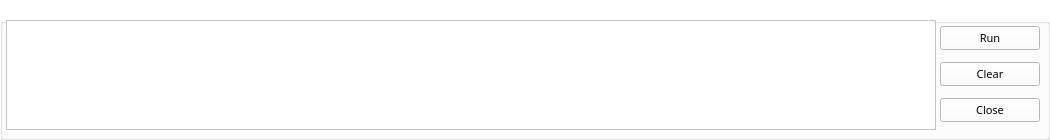
  <widget class="QGroupBox" name="groupBox_2">
   <property name="geometry">
    <rect>
     <x>10</x>
     <y>506</y>
     <width>1050</width>
     <height>140</height>
    </rect>
   </property>
   <property name="palette">
    <palette>
     <active>
      <colorrole role="WindowText">
       <brush brushstyle="SolidPattern">
        <color alpha="255">
         <red>255</red>
         <green>255</green>
         <blue>255</blue>
        </color>
       </brush>
      </colorrole>
      <colorrole role="Button">
       <brush brushstyle="SolidPattern">
        <color alpha="255">
         <red>255</red>
         <green>255</green>
         <blue>255</blue>
        </color>
       </brush>
      </colorrole>
      <colorrole role="Light">
       <brush brushstyle="SolidPattern">
        <color alpha="255">
         <red>255</red>
         <green>255</green>
         <blue>255</blue>
        </color>
       </brush>
      </colorrole>
      <colorrole role="Midlight">
       <brush brushstyle="SolidPattern">
        <color alpha="255">
         <red>255</red>
         <green>255</green>
         <blue>255</blue>
        </color>
       </brush>
      </colorrole>
      <colorrole role="Dark">
       <brush brushstyle="SolidPattern">
        <color alpha="255">
         <red>127</red>
         <green>127</green>
         <blue>127</blue>
        </color>
       </brush>
      </colorrole>
      <colorrole role="Mid">
       <brush brushstyle="SolidPattern">
        <color alpha="255">
         <red>170</red>
         <green>170</green>
         <blue>170</blue>
        </color>
       </brush>
      </colorrole>
      <colorrole role="Text">
       <brush brushstyle="SolidPattern">
        <color alpha="255">
         <red>0</red>
         <green>0</green>
         <blue>0</blue>
        </color>
       </brush>
      </colorrole>
      <colorrole role="BrightText">
       <brush brushstyle="SolidPattern">
        <color alpha="255">
         <red>255</red>
         <green>255</green>
         <blue>255</blue>
        </color>
       </brush>
      </colorrole>
      <colorrole role="ButtonText">
       <brush brushstyle="SolidPattern">
        <color alpha="255">
         <red>0</red>
         <green>0</green>
         <blue>0</blue>
        </color>
       </brush>
      </colorrole>
      <colorrole role="Base">
       <brush brushstyle="SolidPattern">
        <color alpha="255">
         <red>255</red>
         <green>255</green>
         <blue>255</blue>
        </color>
       </brush>
      </colorrole>
      <colorrole role="Window">
       <brush brushstyle="SolidPattern">
        <color alpha="255">
         <red>255</red>
         <green>255</green>
         <blue>255</blue>
        </color>
       </brush>
      </colorrole>
      <colorrole role="Shadow">
       <brush brushstyle="SolidPattern">
        <color alpha="255">
         <red>0</red>
         <green>0</green>
         <blue>0</blue>
        </color>
       </brush>
      </colorrole>
      <colorrole role="AlternateBase">
       <brush brushstyle="SolidPattern">
        <color alpha="255">
         <red>255</red>
         <green>255</green>
         <blue>255</blue>
        </color>
       </brush>
      </colorrole>
      <colorrole role="ToolTipBase">
       <brush brushstyle="SolidPattern">
        <color alpha="255">
         <red>255</red>
         <green>255</green>
         <blue>220</blue>
        </color>
       </brush>
      </colorrole>
      <colorrole role="ToolTipText">
       <brush brushstyle="SolidPattern">
        <color alpha="255">
         <red>0</red>
         <green>0</green>
         <blue>0</blue>
        </color>
       </brush>
      </colorrole>
      <colorrole role="PlaceholderText">
       <brush brushstyle="SolidPattern">
        <color alpha="128">
         <red>0</red>
         <green>0</green>
         <blue>0</blue>
        </color>
       </brush>
      </colorrole>
     </active>
     <inactive>
      <colorrole role="WindowText">
       <brush brushstyle="SolidPattern">
        <color alpha="255">
         <red>255</red>
         <green>255</green>
         <blue>255</blue>
        </color>
       </brush>
      </colorrole>
      <colorrole role="Button">
       <brush brushstyle="SolidPattern">
        <color alpha="255">
         <red>255</red>
         <green>255</green>
         <blue>255</blue>
        </color>
       </brush>
      </colorrole>
      <colorrole role="Light">
       <brush brushstyle="SolidPattern">
        <color alpha="255">
         <red>255</red>
         <green>255</green>
         <blue>255</blue>
        </color>
       </brush>
      </colorrole>
      <colorrole role="Midlight">
       <brush brushstyle="SolidPattern">
        <color alpha="255">
         <red>255</red>
         <green>255</green>
         <blue>255</blue>
        </color>
       </brush>
      </colorrole>
      <colorrole role="Dark">
       <brush brushstyle="SolidPattern">
        <color alpha="255">
         <red>127</red>
         <green>127</green>
         <blue>127</blue>
        </color>
       </brush>
      </colorrole>
      <colorrole role="Mid">
       <brush brushstyle="SolidPattern">
        <color alpha="255">
         <red>170</red>
         <green>170</green>
         <blue>170</blue>
        </color>
       </brush>
      </colorrole>
      <colorrole role="Text">
       <brush brushstyle="SolidPattern">
        <color alpha="255">
         <red>0</red>
         <green>0</green>
         <blue>0</blue>
        </color>
       </brush>
      </colorrole>
      <colorrole role="BrightText">
       <brush brushstyle="SolidPattern">
        <color alpha="255">
         <red>255</red>
         <green>255</green>
         <blue>255</blue>
        </color>
       </brush>
      </colorrole>
      <colorrole role="ButtonText">
       <brush brushstyle="SolidPattern">
        <color alpha="255">
         <red>0</red>
         <green>0</green>
         <blue>0</blue>
        </color>
       </brush>
      </colorrole>
      <colorrole role="Base">
       <brush brushstyle="SolidPattern">
        <color alpha="255">
         <red>255</red>
         <green>255</green>
         <blue>255</blue>
        </color>
       </brush>
      </colorrole>
      <colorrole role="Window">
       <brush brushstyle="SolidPattern">
        <color alpha="255">
         <red>255</red>
         <green>255</green>
         <blue>255</blue>
        </color>
       </brush>
      </colorrole>
      <colorrole role="Shadow">
       <brush brushstyle="SolidPattern">
        <color alpha="255">
         <red>0</red>
         <green>0</green>
         <blue>0</blue>
        </color>
       </brush>
      </colorrole>
      <colorrole role="AlternateBase">
       <brush brushstyle="SolidPattern">
        <color alpha="255">
         <red>255</red>
         <green>255</green>
         <blue>255</blue>
        </color>
       </brush>
      </colorrole>
      <colorrole role="ToolTipBase">
       <brush brushstyle="SolidPattern">
        <color alpha="255">
         <red>255</red>
         <green>255</green>
         <blue>220</blue>
        </color>
       </brush>
      </colorrole>
      <colorrole role="ToolTipText">
       <brush brushstyle="SolidPattern">
        <color alpha="255">
         <red>0</red>
         <green>0</green>
         <blue>0</blue>
        </color>
       </brush>
      </colorrole>
      <colorrole role="PlaceholderText">
       <brush brushstyle="SolidPattern">
        <color alpha="128">
         <red>0</red>
         <green>0</green>
         <blue>0</blue>
        </color>
       </brush>
      </colorrole>
     </inactive>
     <disabled>
      <colorrole role="WindowText">
       <brush brushstyle="SolidPattern">
        <color alpha="255">
         <red>127</red>
         <green>127</green>
         <blue>127</blue>
        </color>
       </brush>
      </colorrole>
      <colorrole role="Button">
       <brush brushstyle="SolidPattern">
        <color alpha="255">
         <red>255</red>
         <green>255</green>
         <blue>255</blue>
        </color>
       </brush>
      </colorrole>
      <colorrole role="Light">
       <brush brushstyle="SolidPattern">
        <color alpha="255">
         <red>255</red>
         <green>255</green>
         <blue>255</blue>
        </color>
       </brush>
      </colorrole>
      <colorrole role="Midlight">
       <brush brushstyle="SolidPattern">
        <color alpha="255">
         <red>255</red>
         <green>255</green>
         <blue>255</blue>
        </color>
       </brush>
      </colorrole>
      <colorrole role="Dark">
       <brush brushstyle="SolidPattern">
        <color alpha="255">
         <red>127</red>
         <green>127</green>
         <blue>127</blue>
        </color>
       </brush>
      </colorrole>
      <colorrole role="Mid">
       <brush brushstyle="SolidPattern">
        <color alpha="255">
         <red>170</red>
         <green>170</green>
         <blue>170</blue>
        </color>
       </brush>
      </colorrole>
      <colorrole role="Text">
       <brush brushstyle="SolidPattern">
        <color alpha="255">
         <red>127</red>
         <green>127</green>
         <blue>127</blue>
        </color>
       </brush>
      </colorrole>
      <colorrole role="BrightText">
       <brush brushstyle="SolidPattern">
        <color alpha="255">
         <red>255</red>
         <green>255</green>
         <blue>255</blue>
        </color>
       </brush>
      </colorrole>
      <colorrole role="ButtonText">
       <brush brushstyle="SolidPattern">
        <color alpha="255">
         <red>127</red>
         <green>127</green>
         <blue>127</blue>
        </color>
       </brush>
      </colorrole>
      <colorrole role="Base">
       <brush brushstyle="SolidPattern">
        <color alpha="255">
         <red>255</red>
         <green>255</green>
         <blue>255</blue>
        </color>
       </brush>
      </colorrole>
      <colorrole role="Window">
       <brush brushstyle="SolidPattern">
        <color alpha="255">
         <red>255</red>
         <green>255</green>
         <blue>255</blue>
        </color>
       </brush>
      </colorrole>
      <colorrole role="Shadow">
       <brush brushstyle="SolidPattern">
        <color alpha="255">
         <red>0</red>
         <green>0</green>
         <blue>0</blue>
        </color>
       </brush>
      </colorrole>
      <colorrole role="AlternateBase">
       <brush brushstyle="SolidPattern">
        <color alpha="255">
         <red>255</red>
         <green>255</green>
         <blue>255</blue>
        </color>
       </brush>
      </colorrole>
      <colorrole role="ToolTipBase">
       <brush brushstyle="SolidPattern">
        <color alpha="255">
         <red>255</red>
         <green>255</green>
         <blue>220</blue>
        </color>
       </brush>
      </colorrole>
      <colorrole role="ToolTipText">
       <brush brushstyle="SolidPattern">
        <color alpha="255">
         <red>0</red>
         <green>0</green>
         <blue>0</blue>
        </color>
       </brush>
      </colorrole>
      <colorrole role="PlaceholderText">
       <brush brushstyle="SolidPattern">
        <color alpha="128">
         <red>0</red>
         <green>0</green>
         <blue>0</blue>
        </color>
       </brush>
      </colorrole>
     </disabled>
    </palette>
   </property>
   <property name="font">
    <font>
     <family>Arial Nova Cond</family>
     <pointsize>10</pointsize>
     <italic>false</italic>
     <underline>false</underline>
    </font>
   </property>
   <property name="title">
    <string>Logs</string>
   </property>
   <widget class="QPlainTextEdit" name="plainTextEdit_2">
    <property name="geometry">
     <rect>
      <x>6</x>
      <y>20</y>
      <width>930</width>
      <height>110</height>
     </rect>
    </property>
    <property name="palette">
     <palette>
      <active>
       <colorrole role="WindowText">
        <brush brushstyle="SolidPattern">
         <color alpha="255">
          <red>0</red>
          <green>0</green>
          <blue>0</blue>
         </color>
        </brush>
       </colorrole>
       <colorrole role="Button">
        <brush brushstyle="SolidPattern">
         <color alpha="255">
          <red>255</red>
          <green>255</green>
          <blue>255</blue>
         </color>
        </brush>
       </colorrole>
       <colorrole role="Light">
        <brush brushstyle="SolidPattern">
         <color alpha="255">
          <red>255</red>
          <green>255</green>
          <blue>255</blue>
         </color>
        </brush>
       </colorrole>
       <colorrole role="Midlight">
        <brush brushstyle="SolidPattern">
         <color alpha="255">
          <red>255</red>
          <green>255</green>
          <blue>255</blue>
         </color>
        </brush>
       </colorrole>
       <colorrole role="Dark">
        <brush brushstyle="SolidPattern">
         <color alpha="255">
          <red>127</red>
          <green>127</green>
          <blue>127</blue>
         </color>
        </brush>
       </colorrole>
       <colorrole role="Mid">
        <brush brushstyle="SolidPattern">
         <color alpha="255">
          <red>170</red>
          <green>170</green>
          <blue>170</blue>
         </color>
        </brush>
       </colorrole>
       <colorrole role="Text">
        <brush brushstyle="SolidPattern">
         <color alpha="255">
          <red>0</red>
          <green>0</green>
          <blue>0</blue>
         </color>
        </brush>
       </colorrole>
       <colorrole role="BrightText">
        <brush brushstyle="SolidPattern">
         <color alpha="255">
          <red>255</red>
          <green>255</green>
          <blue>255</blue>
         </color>
        </brush>
       </colorrole>
       <colorrole role="ButtonText">
        <brush brushstyle="SolidPattern">
         <color alpha="255">
          <red>0</red>
          <green>0</green>
          <blue>0</blue>
         </color>
        </brush>
       </colorrole>
       <colorrole role="Base">
        <brush brushstyle="SolidPattern">
         <color alpha="255">
          <red>255</red>
          <green>255</green>
          <blue>255</blue>
         </color>
        </brush>
       </colorrole>
       <colorrole role="Window">
        <brush brushstyle="SolidPattern">
         <color alpha="255">
          <red>255</red>
          <green>255</green>
          <blue>255</blue>
         </color>
        </brush>
       </colorrole>
       <colorrole role="Shadow">
        <brush brushstyle="SolidPattern">
         <color alpha="255">
          <red>0</red>
          <green>0</green>
          <blue>0</blue>
         </color>
        </brush>
       </colorrole>
       <colorrole role="AlternateBase">
        <brush brushstyle="SolidPattern">
         <color alpha="255">
          <red>255</red>
          <green>255</green>
          <blue>255</blue>
         </color>
        </brush>
       </colorrole>
       <colorrole role="ToolTipBase">
        <brush brushstyle="SolidPattern">
         <color alpha="255">
          <red>255</red>
          <green>255</green>
          <blue>220</blue>
         </color>
        </brush>
       </colorrole>
       <colorrole role="ToolTipText">
        <brush brushstyle="SolidPattern">
         <color alpha="255">
          <red>0</red>
          <green>0</green>
          <blue>0</blue>
         </color>
        </brush>
       </colorrole>
       <colorrole role="PlaceholderText">
        <brush brushstyle="SolidPattern">
         <color alpha="128">
          <red>0</red>
          <green>0</green>
          <blue>0</blue>
         </color>
        </brush>
       </colorrole>
      </active>
      <inactive>
       <colorrole role="WindowText">
        <brush brushstyle="SolidPattern">
         <color alpha="255">
          <red>0</red>
          <green>0</green>
          <blue>0</blue>
         </color>
        </brush>
       </colorrole>
       <colorrole role="Button">
        <brush brushstyle="SolidPattern">
         <color alpha="255">
          <red>255</red>
          <green>255</green>
          <blue>255</blue>
         </color>
        </brush>
       </colorrole>
       <colorrole role="Light">
        <brush brushstyle="SolidPattern">
         <color alpha="255">
          <red>255</red>
          <green>255</green>
          <blue>255</blue>
         </color>
        </brush>
       </colorrole>
       <colorrole role="Midlight">
        <brush brushstyle="SolidPattern">
         <color alpha="255">
          <red>255</red>
          <green>255</green>
          <blue>255</blue>
         </color>
        </brush>
       </colorrole>
       <colorrole role="Dark">
        <brush brushstyle="SolidPattern">
         <color alpha="255">
          <red>127</red>
          <green>127</green>
          <blue>127</blue>
         </color>
        </brush>
       </colorrole>
       <colorrole role="Mid">
        <brush brushstyle="SolidPattern">
         <color alpha="255">
          <red>170</red>
          <green>170</green>
          <blue>170</blue>
         </color>
        </brush>
       </colorrole>
       <colorrole role="Text">
        <brush brushstyle="SolidPattern">
         <color alpha="255">
          <red>0</red>
          <green>0</green>
          <blue>0</blue>
         </color>
        </brush>
       </colorrole>
       <colorrole role="BrightText">
        <brush brushstyle="SolidPattern">
         <color alpha="255">
          <red>255</red>
          <green>255</green>
          <blue>255</blue>
         </color>
        </brush>
       </colorrole>
       <colorrole role="ButtonText">
        <brush brushstyle="SolidPattern">
         <color alpha="255">
          <red>0</red>
          <green>0</green>
          <blue>0</blue>
         </color>
        </brush>
       </colorrole>
       <colorrole role="Base">
        <brush brushstyle="SolidPattern">
         <color alpha="255">
          <red>255</red>
          <green>255</green>
          <blue>255</blue>
         </color>
        </brush>
       </colorrole>
       <colorrole role="Window">
        <brush brushstyle="SolidPattern">
         <color alpha="255">
          <red>255</red>
          <green>255</green>
          <blue>255</blue>
         </color>
        </brush>
       </colorrole>
       <colorrole role="Shadow">
        <brush brushstyle="SolidPattern">
         <color alpha="255">
          <red>0</red>
          <green>0</green>
          <blue>0</blue>
         </color>
        </brush>
       </colorrole>
       <colorrole role="AlternateBase">
        <brush brushstyle="SolidPattern">
         <color alpha="255">
          <red>255</red>
          <green>255</green>
          <blue>255</blue>
         </color>
        </brush>
       </colorrole>
       <colorrole role="ToolTipBase">
        <brush brushstyle="SolidPattern">
         <color alpha="255">
          <red>255</red>
          <green>255</green>
          <blue>220</blue>
         </color>
        </brush>
       </colorrole>
       <colorrole role="ToolTipText">
        <brush brushstyle="SolidPattern">
         <color alpha="255">
          <red>0</red>
          <green>0</green>
          <blue>0</blue>
         </color>
        </brush>
       </colorrole>
       <colorrole role="PlaceholderText">
        <brush brushstyle="SolidPattern">
         <color alpha="128">
          <red>0</red>
          <green>0</green>
          <blue>0</blue>
         </color>
        </brush>
       </colorrole>
      </inactive>
      <disabled>
       <colorrole role="WindowText">
        <brush brushstyle="SolidPattern">
         <color alpha="255">
          <red>127</red>
          <green>127</green>
          <blue>127</blue>
         </color>
        </brush>
       </colorrole>
       <colorrole role="Button">
        <brush brushstyle="SolidPattern">
         <color alpha="255">
          <red>255</red>
          <green>255</green>
          <blue>255</blue>
         </color>
        </brush>
       </colorrole>
       <colorrole role="Light">
        <brush brushstyle="SolidPattern">
         <color alpha="255">
          <red>255</red>
          <green>255</green>
          <blue>255</blue>
         </color>
        </brush>
       </colorrole>
       <colorrole role="Midlight">
        <brush brushstyle="SolidPattern">
         <color alpha="255">
          <red>255</red>
          <green>255</green>
          <blue>255</blue>
         </color>
        </brush>
       </colorrole>
       <colorrole role="Dark">
        <brush brushstyle="SolidPattern">
         <color alpha="255">
          <red>127</red>
          <green>127</green>
          <blue>127</blue>
         </color>
        </brush>
       </colorrole>
       <colorrole role="Mid">
        <brush brushstyle="SolidPattern">
         <color alpha="255">
          <red>170</red>
          <green>170</green>
          <blue>170</blue>
         </color>
        </brush>
       </colorrole>
       <colorrole role="Text">
        <brush brushstyle="SolidPattern">
         <color alpha="255">
          <red>127</red>
          <green>127</green>
          <blue>127</blue>
         </color>
        </brush>
       </colorrole>
       <colorrole role="BrightText">
        <brush brushstyle="SolidPattern">
         <color alpha="255">
          <red>255</red>
          <green>255</green>
          <blue>255</blue>
         </color>
        </brush>
       </colorrole>
       <colorrole role="ButtonText">
        <brush brushstyle="SolidPattern">
         <color alpha="255">
          <red>127</red>
          <green>127</green>
          <blue>127</blue>
         </color>
        </brush>
       </colorrole>
       <colorrole role="Base">
        <brush brushstyle="SolidPattern">
         <color alpha="255">
          <red>255</red>
          <green>255</green>
          <blue>255</blue>
         </color>
        </brush>
       </colorrole>
       <colorrole role="Window">
        <brush brushstyle="SolidPattern">
         <color alpha="255">
          <red>255</red>
          <green>255</green>
          <blue>255</blue>
         </color>
        </brush>
       </colorrole>
       <colorrole role="Shadow">
        <brush brushstyle="SolidPattern">
         <color alpha="255">
          <red>0</red>
          <green>0</green>
          <blue>0</blue>
         </color>
        </brush>
       </colorrole>
       <colorrole role="AlternateBase">
        <brush brushstyle="SolidPattern">
         <color alpha="255">
          <red>255</red>
          <green>255</green>
          <blue>255</blue>
         </color>
        </brush>
       </colorrole>
       <colorrole role="ToolTipBase">
        <brush brushstyle="SolidPattern">
         <color alpha="255">
          <red>255</red>
          <green>255</green>
          <blue>220</blue>
         </color>
        </brush>
       </colorrole>
       <colorrole role="ToolTipText">
        <brush brushstyle="SolidPattern">
         <color alpha="255">
          <red>0</red>
          <green>0</green>
          <blue>0</blue>
         </color>
        </brush>
       </colorrole>
       <colorrole role="PlaceholderText">
        <brush brushstyle="SolidPattern">
         <color alpha="128">
          <red>0</red>
          <green>0</green>
          <blue>0</blue>
         </color>
        </brush>
       </colorrole>
      </disabled>
     </palette>
    </property>
    <property name="font">
     <font>
      <family>Arial Nova Cond</family>
      <pointsize>9</pointsize>
      <italic>false</italic>
      <underline>false</underline>
     </font>
    </property>
    <property name="textInteractionFlags">
     <set>Qt::TextSelectableByKeyboard|Qt::TextSelectableByMouse</set>
    </property>
   </widget>
   <widget class="QWidget" name="verticalLayoutWidget">
    <property name="geometry">
     <rect>
      <x>940</x>
      <y>20</y>
      <width>100</width>
      <height>110</height>
     </rect>
    </property>
    <layout class="QVBoxLayout" name="verticalLayout">
     <item>
      <widget class="QPushButton" name="pushButton_2">
       <property name="font">
        <font>
         <family>Arial Nova Cond</family>
         <pointsize>8</pointsize>
         <italic>false</italic>
         <underline>false</underline>
        </font>
       </property>
       <property name="cursor">
        <cursorShape>PointingHandCursor</cursorShape>
       </property>
       <property name="text">
        <string>Run</string>
       </property>
      </widget>
     </item>
     <item>
      <widget class="QPushButton" name="pushButton_4">
       <property name="font">
        <font>
         <family>Arial Nova Cond</family>
         <pointsize>8</pointsize>
         <italic>false</italic>
         <underline>false</underline>
        </font>
       </property>
       <property name="cursor">
        <cursorShape>PointingHandCursor</cursorShape>
       </property>
       <property name="text">
        <string>Clear</string>
       </property>
      </widget>
     </item>
     <item>
      <widget class="QPushButton" name="pushButton_3">
       <property name="font">
        <font>
         <family>Arial Nova Cond</family>
         <pointsize>8</pointsize>
         <italic>false</italic>
         <underline>false</underline>
        </font>
       </property>
       <property name="cursor">
        <cursorShape>PointingHandCursor</cursorShape>
       </property>
       <property name="text">
        <string>Close</string>
       </property>
      </widget>
     </item>
    </layout>
   </widget>
  </widget>
